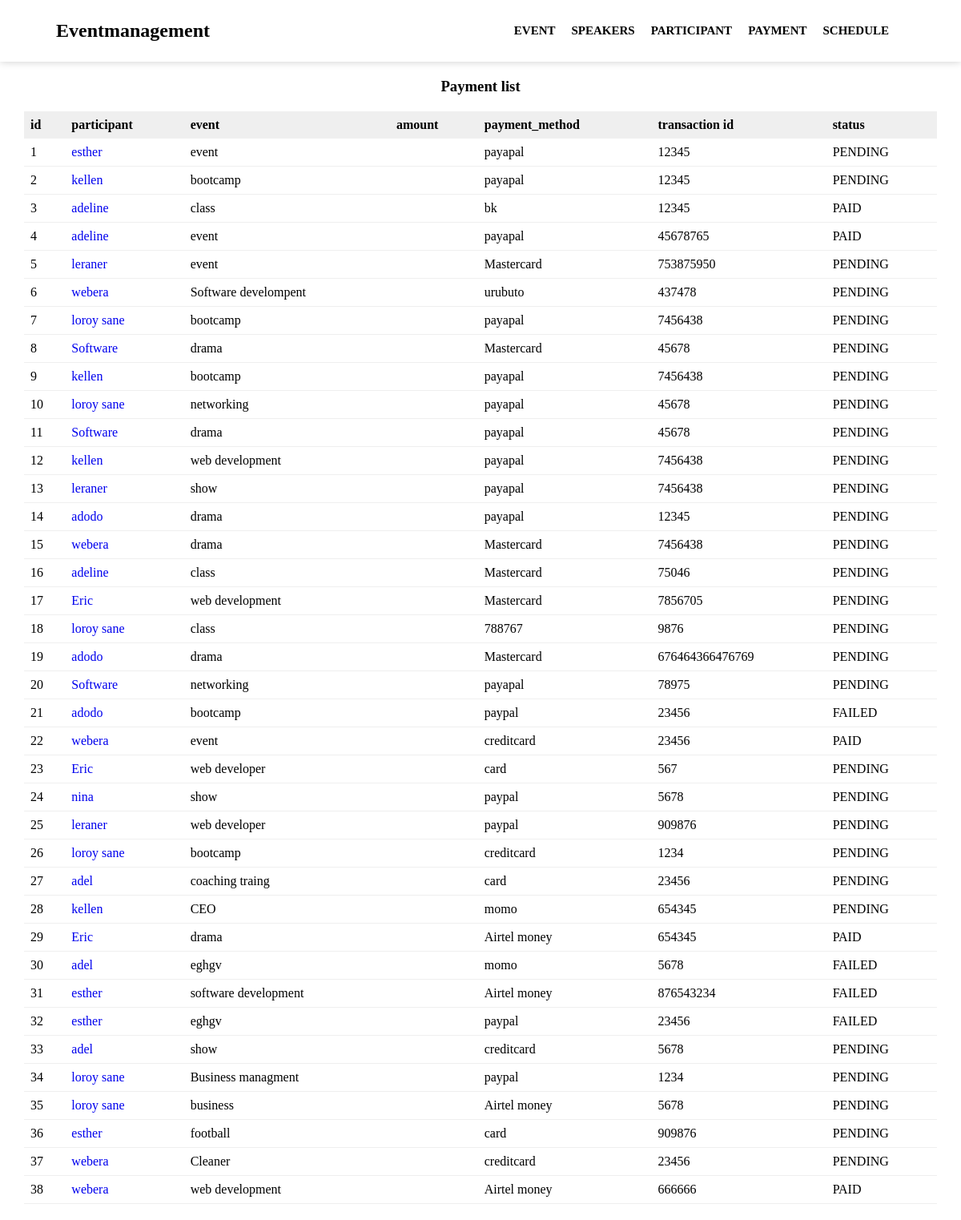
/payment/, run on the app's committed database.
### Paymentmethod/models.py (models this page shows, shortened)
class Payment(models.Model):
    participant = models.ForeignKey(Participant, on_delete=models.CASCADE)
    event = models.ForeignKey(Event, on_delete=models.CASCADE)
    payment_method = models.CharField(max_length=70)
    transaction_id = models.CharField(max_length=200)
    payment_status = models.CharField(
        max_length=10, choices=PAYMENT_STATUS, default='PENDING'
    )

### Participant/models.py (models this page shows)
class Participant(models.Model):
    name = models.CharField(max_length=200)
    email = models.EmailField()
    phoneNumber = models.IntegerField()
    events = models.ManyToManyField(Event)
    def __str__(self):
        return self.name

### Event/models.py (models this page shows)
class Event(models.Model):
    title=models.CharField(max_length=200)
    description= models.TextField(null=True,blank=True)
    startdate = models.DateTimeField()
    enddate = models.DateTimeField()
    location = models.CharField(max_length=200)
    category = models.ForeignKey(Category, on_delete=models.CASCADE)
    isfree = models.BooleanField()

### Paymentmethod/views.py (the view)
# urls.py: path('payment/',views.payment,name='payment'),
def payment(request):
 payments = Payment.objects.all()
 context ={'payments':payments}
 return render(request,'payment.html',context)

### templates/payment.html (shortened to what this page needs)
<!DOCTYPE html>
<html lang="en">
  <head>
  </head>
  <body>
    <nav>
      <div class="logo"><h1>Eventmanagement</h1></div>
      <ul>
        <li><a href="/">Event</a></li>
        <li><a href="/speakers">speakers</a></li>
        <li><a href="/participant/">participant</a></li>
        <li><a href="/payment/">payment</a></li>
        <li><a href="">schedule</a></li>
      </ul>
    </nav>
    <h3 class="text-center">Payment list</h3>
    <div class="table-container">
      <table>
        <thead>
          <tr>
            <th>id</th>
            <th>participant</th>
            <th>event</th>
            <th>amount</th>
            <th>payment_method</th>
            <th>transaction id</th>
            <th>status</th>
          </tr>
        </thead>
        <tbody>
          {%for payment in payments%}
          <tr>
            <td>{{ payment.id }}</td>
            <td>
              <a href="/payment/{{ payment.id}}/">{{ payment.participant }}</a>
            </td>
            <td>{{ payment.event.title }}</td>
            <td>{{ payment.amount_paid}}</td>
            <td>{{ payment.payment_method}}</td>
            <td>{{ payment.transaction_id }}</td>
            <td>{{ payment.payment_status}}</td>
          </tr>
          {%endfor%}
        </tbody>
      </table>
    </div>
  </body>
</html>

### templates/payment.html (style rules this page uses)
* { padding: 0; margin: 0; box-sizing: border-box; }
a { text-decoration: none; }
nav { display: flex; align-items: center; justify-content: space-between; padding: 25px 70px; box-shadow: 0 0 10px rgba(0, 0, 0, 0.2); }
nav ul { display: flex; list-style-type: none; }
nav ul li { margin-right: 20px; text-transform: uppercase; font-weight: bold; font-size: 15px; }
nav ul li a { text-decoration: none; color: black; }
table { width: 100%; border-spacing: 0; border-collapse: collapse; }
table > thead > tr > th { text-align: left; padding: 0.5rem 0.5rem; background-color: #efefef; }
table > tbody > tr > td { padding: 0.5rem 0.5rem; border-bottom: 1px solid #efefef; white-space: nowrap; }
.table-container { padding: 20px 30px; }
.text-center { text-align: center; margin-top: 20px; }

### data on the page
Payment: id "1", participant "esther", event "event", payment_method "payapal", transaction_id "12345", payment_status "PENDING"
Payment: id "2", participant "kellen", event "bootcamp", payment_method "payapal", transaction_id "12345", payment_status "PENDING"
Payment: id "3", participant "adeline", event "class", payment_method "bk", transaction_id "12345", payment_status "PAID"
Payment: id "4", participant "adeline", event "event", payment_method "payapal", transaction_id "45678765", payment_status "PAID"
Payment: id "5", participant "leraner", event "event", payment_method "Mastercard", transaction_id "753875950", payment_status "PENDING"
Payment: id "6", participant "webera", event "Software develompent", payment_method "urubuto", transaction_id "437478", payment_status "PENDING"
Payment: id "7", participant "loroy sane", event "bootcamp", payment_method "payapal", transaction_id "7456438", payment_status "PENDING"
Payment: id "8", participant "Software", event "drama", payment_method "Mastercard", transaction_id "45678", payment_status "PENDING"
Payment: id "9", participant "kellen", event "bootcamp", payment_method "payapal", transaction_id "7456438", payment_status "PENDING"
Payment: id "10", participant "loroy sane", event "networking", payment_method "payapal", transaction_id "45678", payment_status "PENDING"
Payment: id "11", participant "Software", event "drama", payment_method "payapal", transaction_id "45678", payment_status "PENDING"
Payment: id "12", participant "kellen", event "web development", payment_method "payapal", transaction_id "7456438", payment_status "PENDING"
Payment: id "13", participant "leraner", event "show", payment_method "payapal", transaction_id "7456438", payment_status "PENDING"
Payment: id "14", participant "adodo", event "drama", payment_method "payapal", transaction_id "12345", payment_status "PENDING"
Payment: id "15", participant "webera", event "drama", payment_method "Mastercard", transaction_id "7456438", payment_status "PENDING"
Payment: id "16", participant "adeline", event "class", payment_method "Mastercard", transaction_id "75046", payment_status "PENDING"
Payment: id "17", participant "Eric", event "web development", payment_method "Mastercard", transaction_id "7856705", payment_status "PENDING"
Payment: id "18", participant "loroy sane", event "class", payment_method "788767", transaction_id "9876", payment_status "PENDING"
Payment: id "19", participant "adodo", event "drama", payment_method "Mastercard", transaction_id "676464366476769", payment_status "PENDING"
Payment: id "20", participant "Software", event "networking", payment_method "payapal", transaction_id "78975", payment_status "PENDING"
Payment: id "21", participant "adodo", event "bootcamp", payment_method "paypal", transaction_id "23456", payment_status "FAILED"
Payment: id "22", participant "webera", event "event", payment_method "creditcard", transaction_id "23456", payment_status "PAID"
Payment: id "23", participant "Eric", event "web developer", payment_method "card", transaction_id "567", payment_status "PENDING"
Payment: id "24", participant "nina", event "show", payment_method "paypal", transaction_id "5678", payment_status "PENDING"
Payment: id "25", participant "leraner", event "web developer", payment_method "paypal", transaction_id "909876", payment_status "PENDING"
Payment: id "26", participant "loroy sane", event "bootcamp", payment_method "creditcard", transaction_id "1234", payment_status "PENDING"
Payment: id "27", participant "adel", event "coaching traing", payment_method "card", transaction_id "23456", payment_status "PENDING"
Payment: id "28", participant "kellen", event "CEO", payment_method "momo", transaction_id "654345", payment_status "PENDING"
Payment: id "29", participant "Eric", event "drama", payment_method "Airtel money", transaction_id "654345", payment_status "PAID"
Payment: id "30", participant "adel", event "eghgv", payment_method "momo", transaction_id "5678", payment_status "FAILED"
Payment: id "31", participant "esther", event "software development", payment_method "Airtel money", transaction_id "876543234", payment_status "FAILED"
Payment: id "32", participant "esther", event "eghgv", payment_method "paypal", transaction_id "23456", payment_status "FAILED"
Payment: id "33", participant "adel", event "show", payment_method "creditcard", transaction_id "5678", payment_status "PENDING"
Payment: id "34", participant "loroy sane", event "Business managment", payment_method "paypal", transaction_id "1234", payment_status "PENDING"
Payment: id "35", participant "loroy sane", event "business", payment_method "Airtel money", transaction_id "5678", payment_status "PENDING"
Payment: id "36", participant "esther", event "football", payment_method "card", transaction_id "909876", payment_status "PENDING"
Payment: id "37", participant "webera", event "Cleaner", payment_method "creditcard", transaction_id "23456", payment_status "PENDING"
Payment: id "38", participant "webera", event "web development", payment_method "Airtel money", transaction_id "666666", payment_status "PAID"
